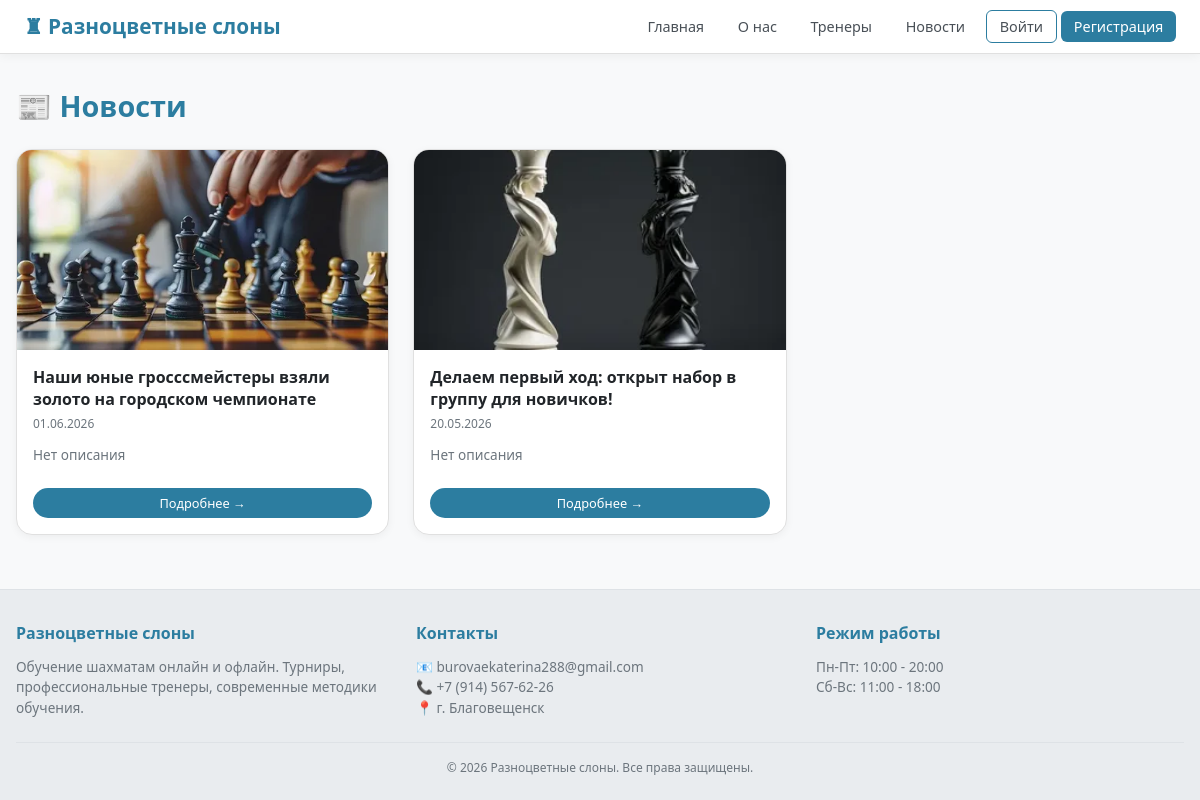
Page /gallery/ on the committed database.
### main/models.py (models this page shows, shortened)
class Gallery(models.Model):
    title = models.CharField(max_length=200, verbose_name='Название')
    image = models.ImageField(upload_to='gallery/')
    description = models.TextField(blank=True, verbose_name='Описание')
    event_date = models.DateField(verbose_name='Дата события')
    uploaded_at = models.DateTimeField(auto_now_add=True)
    class Meta:
        ordering = ['-event_date']

### main/views.py (the view)
# urls.py: path('gallery/', views.gallery, name='gallery'),
def gallery(request):
    photos = Gallery.objects.all()
    return render(request, 'main/gallery.html', {'photos': photos})

### main/templates/main/gallery.html (shortened to what this page needs)
{% extends 'main/base.html' %}
{% block content %}
<h1 class="page-title">📰 Новости</h1>
{% if photos %}
<div class="gallery-grid">
    {% for photo in photos %}
    <div class="gallery-item">
        {% if photo.image %}
        <img src="{{ photo.image.url }}" alt="{{ photo.title }}">
        {% else %}
        <div style="height:200px; display:flex; align-items:center; justify-content:center; background:#f8f9fa; color:#adb5bd;">📷 Нет фото</div>
        {% endif %}
        <div class="gallery-info">
            <h4>{{ photo.title }}</h4>
            <small>{{ photo.event_date|date:"d.m.Y" }}</small>
            <div class="gallery-description">{{ photo.description|truncatewords:15|default:"Нет описания" }}</div>
            <a href="{% url 'news_detail' photo.id %}" class="btn-detail">Подробнее →</a>
        </div>
    </div>
    {% endfor %}
</div>
{% else %}
<p class="empty-message">Нет новостей. Нажмите "📰 Новости" в панели администратора, чтобы добавить.</p>
{% endif %}
{% endblock %}

### main/templates/main/base.html (style rules this page uses)
* { margin: 0; padding: 0; box-sizing: border-box; font-family: 'Segoe UI', system-ui, sans-serif; }
body { background: #f8f9fa; color: #212529; min-height: 100vh; display: flex; flex-direction: column; overflow-x: hidden; max-width: 100%; padding-top: 70px; }
html { overflow-x: hidden; max-width: 100%; }
.tournaments-grid, .trainers-grid, .lessons-grid, .meetings-grid, .gallery-grid { display: grid; grid-template-columns: repeat(auto-fill, minmax(320px, 1fr)); gap: 1.5rem; }

### main/templates/main/gallery.html (style rules this page uses)
.gallery-grid { display: grid; grid-template-columns: repeat(auto-fill, minmax(280px, 1fr)); gap: 1.5rem; }
.gallery-item { background: white; border-radius: 16px; overflow: hidden; border: 1px solid #e0e0e0; position: relative; box-shadow: 0 2px 8px rgba(0,0,0,0.05); transition: all 0.3s ease; display: flex; flex-direction: column; }
.gallery-item img { width: 100%; height: 200px; object-fit: cover; }
.gallery-info { padding: 1rem; flex: 1; display: flex; flex-direction: column; }
.gallery-info h4 { color: #212529; font-size: 1rem; margin-bottom: 0.3rem; font-weight: 600; }
.gallery-info small { color: #6c757d; font-size: 0.75rem; display: block; margin-bottom: 0.8rem; }
.gallery-description { color: #6c757d; font-size: 0.85rem; line-height: 1.4; margin-bottom: 1rem; flex: 1; }
.btn-detail { background: #2c7da0; color: white; padding: 0.4rem 1rem; border-radius: 30px; text-decoration: none; display: inline-block; text-align: center; font-size: 0.8rem; transition: all 0.2s; margin-top: 0.5rem; }
.page-title { color: #2c7da0; margin-bottom: 1.5rem; font-size: 1.8rem; font-weight: 600; }

### rows in the picture
Gallery: image (picture), title "Наши юные гросссмейстеры взяли золото на городском чемпионате", event_date "01.06.2026", description "Нет описания"
Gallery: image (picture), title "Делаем первый ход: открыт набор в группу для новичков!", event_date "20.05.2026", description "Нет описания"
